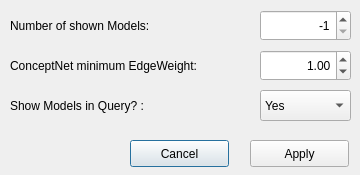
<?xml version="1.0" encoding="UTF-8"?>
<ui version="4.0">
 <class>ModelSettingDialog</class>
 <widget class="QDialog" name="ModelSettingDialog">
  <property name="geometry">
   <rect>
    <x>0</x>
    <y>0</y>
    <width>360</width>
    <height>175</height>
   </rect>
  </property>
  <property name="minimumSize">
   <size>
    <width>360</width>
    <height>175</height>
   </size>
  </property>
  <property name="maximumSize">
   <size>
    <width>360</width>
    <height>175</height>
   </size>
  </property>
  <property name="windowTitle">
   <string>ModelSettings</string>
  </property>
  <widget class="QLabel" name="numberOfModelsLabel">
   <property name="geometry">
    <rect>
     <x>10</x>
     <y>10</y>
     <width>191</width>
     <height>31</height>
    </rect>
   </property>
   <property name="text">
    <string>Number of shown Models:</string>
   </property>
  </widget>
  <widget class="QSpinBox" name="numberOfModelsSpinBox">
   <property name="geometry">
    <rect>
     <x>260</x>
     <y>10</y>
     <width>91</width>
     <height>31</height>
    </rect>
   </property>
   <property name="layoutDirection">
    <enum>Qt::LeftToRight</enum>
   </property>
   <property name="alignment">
    <set>Qt::AlignRight|Qt::AlignTrailing|Qt::AlignVCenter</set>
   </property>
   <property name="minimum">
    <number>-1</number>
   </property>
   <property name="value">
    <number>-1</number>
   </property>
  </widget>
  <widget class="QLabel" name="minweightLabel">
   <property name="geometry">
    <rect>
     <x>10</x>
     <y>50</y>
     <width>251</width>
     <height>31</height>
    </rect>
   </property>
   <property name="text">
    <string>ConceptNet minimum EdgeWeight:</string>
   </property>
  </widget>
  <widget class="QDoubleSpinBox" name="minWeightSpinBox">
   <property name="geometry">
    <rect>
     <x>260</x>
     <y>50</y>
     <width>91</width>
     <height>31</height>
    </rect>
   </property>
   <property name="alignment">
    <set>Qt::AlignRight|Qt::AlignTrailing|Qt::AlignVCenter</set>
   </property>
   <property name="singleStep">
    <double>0.100000000000000</double>
   </property>
   <property name="value">
    <double>1.000000000000000</double>
   </property>
  </widget>
  <widget class="QLabel" name="showModelsLabel">
   <property name="geometry">
    <rect>
     <x>10</x>
     <y>90</y>
     <width>251</width>
     <height>31</height>
    </rect>
   </property>
   <property name="text">
    <string>Show Models in Query? :</string>
   </property>
  </widget>
  <widget class="QComboBox" name="showModelsComboBox">
   <property name="geometry">
    <rect>
     <x>260</x>
     <y>90</y>
     <width>91</width>
     <height>31</height>
    </rect>
   </property>
   <item>
    <property name="text">
     <string>Yes</string>
    </property>
   </item>
   <item>
    <property name="text">
     <string>No</string>
    </property>
   </item>
  </widget>
  <widget class="QPushButton" name="cancelBtn">
   <property name="geometry">
    <rect>
     <x>130</x>
     <y>140</y>
     <width>99</width>
     <height>27</height>
    </rect>
   </property>
   <property name="text">
    <string>Cancel</string>
   </property>
  </widget>
  <widget class="QPushButton" name="applyBtn">
   <property name="geometry">
    <rect>
     <x>250</x>
     <y>140</y>
     <width>99</width>
     <height>27</height>
    </rect>
   </property>
   <property name="text">
    <string>Apply</string>
   </property>
  </widget>
 </widget>
 <layoutdefault spacing="6" margin="11"/>
 <resources/>
 <connections/>
</ui>
